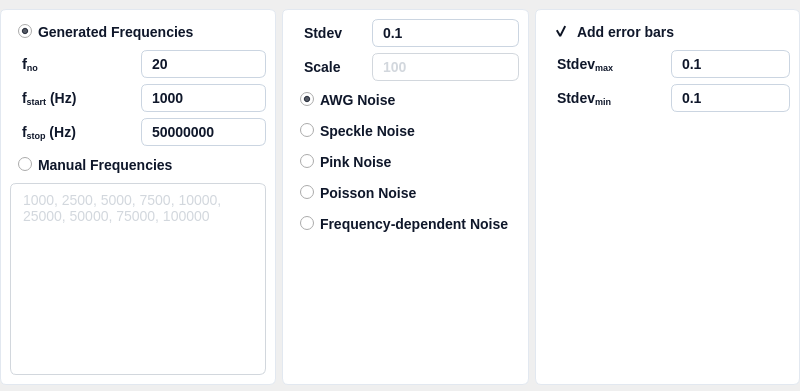
       <widget class="QFrame" name="gridFrame">
        <property name="styleSheet">
         <string notr="true">border: none;</string>
        </property>
        <layout class="QGridLayout" name="gridLayout_2" rowstretch="1" columnstretch="1,0,0">
         <property name="leftMargin">
          <number>0</number>
         </property>
         <property name="topMargin">
          <number>9</number>
         </property>
         <property name="rightMargin">
          <number>0</number>
         </property>
         <property name="bottomMargin">
          <number>6</number>
         </property>
         <item row="0" column="1">
          <widget class="QFrame" name="pyqt5_frame_buffer_group_2">
           <property name="layoutDirection">
            <enum>Qt::LeftToRight</enum>
           </property>
           <property name="autoFillBackground">
            <bool>false</bool>
           </property>
           <property name="styleSheet">
            <string notr="true">box-sizing: border-box;
display: flex;
flex-direction: column;
align-items: flex-start;
gap: 25px;
background: #FFFFFF;
border: 1px solid #E2E8F0; /* slate/200 */
border-radius: 6px;</string>
           </property>
           <property name="frameShape">
            <enum>QFrame::StyledPanel</enum>
           </property>
           <property name="frameShadow">
            <enum>QFrame::Raised</enum>
           </property>
           <layout class="QVBoxLayout" name="verticalLayout_15">
            <property name="spacing">
             <number>6</number>
            </property>
            <property name="leftMargin">
             <number>9</number>
            </property>
            <property name="topMargin">
             <number>9</number>
            </property>
            <property name="rightMargin">
             <number>9</number>
            </property>
            <property name="bottomMargin">
             <number>9</number>
            </property>
            <item>
             <layout class="QHBoxLayout" name="horizontalLayout_28" stretch="1,2">
              <property name="leftMargin">
               <number>0</number>
              </property>
              <property name="topMargin">
               <number>0</number>
              </property>
              <property name="rightMargin">
               <number>0</number>
              </property>
              <property name="bottomMargin">
               <number>0</number>
              </property>
              <item>
               <widget class="QLabel" name="label_22">
                <property name="styleSheet">
                 <string notr="true"> 	border: none;
	color: #0F172A;  /* Text color */
    font-family: 'Segoe UI', sans-serif;  /* Font family */
    font-style: normal;  /* Font style */
    font-weight: 500;  /* Font weight */
    font-size: 14px;  /* Font size */
    line-height: 24px;  /* Line height */
    padding: 4px 8px;  /* Padding */</string>
                </property>
                <property name="text">
                 <string>&lt;html&gt;&lt;head/&gt;&lt;body&gt;&lt;p&gt;Stdev&lt;/p&gt;&lt;/body&gt;&lt;/html&gt;</string>
                </property>
               </widget>
              </item>
              <item>
               <widget class="QLineEdit" name="pyqt5_entry_noise_stdev">
                <property name="enabled">
                 <bool>true</bool>
                </property>
                <property name="maximumSize">
                 <size>
                  <width>200</width>
                  <height>16777215</height>
                 </size>
                </property>
                <property name="styleSheet">
                 <string notr="true">QLineEdit {
    background: #FFFFFF;  /* Default background */
    border: 1px solid #CBD5E1;  /* Default border */
    border-radius: 6px;  /* Rounded corners */
    color: #0F172A;  /* Text color */
    font-family: 'Segoe UI', sans-serif;  /* Font family */
    font-style: normal;  /* Font style */
    font-weight: 500;  /* Font weight */
    font-size: 14px;  /* Font size */
    line-height: 24px;  /* Line height */
    padding: 4px 8px;  /* Padding */
}

/* Disabled State */
QLineEdit:disabled {
    color: #D2D7DD;
    border: 1px solid #D2D7DD;
}
</string>
                </property>
                <property name="text">
                 <string>0.1</string>
                </property>
               </widget>
              </item>
             </layout>
            </item>
            <item>
             <layout class="QHBoxLayout" name="horizontalLayout_30" stretch="1,2">
              <property name="leftMargin">
               <number>0</number>
              </property>
              <property name="topMargin">
               <number>0</number>
              </property>
              <property name="rightMargin">
               <number>0</number>
              </property>
              <property name="bottomMargin">
               <number>0</number>
              </property>
              <item>
               <widget class="QLabel" name="label_24">
                <property name="styleSheet">
                 <string notr="true"> 	border: none;
	color: #0F172A;  /* Text color */
    font-family: 'Segoe UI', sans-serif;  /* Font family */
    font-style: normal;  /* Font style */
    font-weight: 500;  /* Font weight */
    font-size: 14px;  /* Font size */
    line-height: 24px;  /* Line height */
    padding: 4px 8px;  /* Padding */</string>
                </property>
                <property name="text">
                 <string>&lt;html&gt;&lt;head/&gt;&lt;body&gt;&lt;p&gt;Scale&lt;/p&gt;&lt;/body&gt;&lt;/html&gt;</string>
                </property>
               </widget>
              </item>
              <item>
               <widget class="QLineEdit" name="pyqt5_entry_noise_scale">
                <property name="enabled">
                 <bool>false</bool>
                </property>
                <property name="maximumSize">
                 <size>
                  <width>200</width>
                  <height>16777215</height>
                 </size>
                </property>
                <property name="styleSheet">
                 <string notr="true">QLineEdit {
    background: #FFFFFF;  /* Default background */
    border: 1px solid #CBD5E1;  /* Default border */
    border-radius: 6px;  /* Rounded corners */
    color: #0F172A;  /* Text color */
    font-family: 'Segoe UI', sans-serif;  /* Font family */
    font-style: normal;  /* Font style */
    font-weight: 500;  /* Font weight */
    font-size: 14px;  /* Font size */
    line-height: 24px;  /* Line height */
    padding: 4px 8px;  /* Padding */
}

/* Disabled State */
QLineEdit:disabled {
    color: #D2D7DD;
    border: 1px solid #D2D7DD;
}
</string>
                </property>
                <property name="text">
                 <string>100</string>
                </property>
               </widget>
              </item>
             </layout>
            </item>
            <item>
             <widget class="QRadioButton" name="pyqt5_radio_noise_awg">
              <property name="styleSheet">
               <string notr="true">QRadioButton {
    border: none;  /* No border for the radio button */
    color: #0F172A;  /* Text color */
    font-family: 'Segoe UI', sans-serif;  /* Font family */
    font-style: normal;  /* Font style */
    font-weight: 500;  /* Font weight */
    font-size: 14px;  /* Font size */
    line-height: 24px;  /* Line height */
    padding: 4px 8px;  /* Padding around the radio button text */
}

/* Checked state */
QRadioButton::indicator:checked {
	image: url(:/ui/qt/resources/radiobutton/radio_enabled_checked.png);
}

QRadioButton::indicator:unchecked {
   image: url(:/ui/qt/resources/radiobutton/radio_enabled_unchecked.png);
}

/* Disabled State */
QRadioButton:disabled {
    color: #D2D7DD;  /* Text color when disabled */
}

QRadioButton::indicator:disabled {
}
</string>
              </property>
              <property name="text">
               <string>AWG Noise</string>
              </property>
              <property name="checked">
               <bool>true</bool>
              </property>
             </widget>
            </item>
            <item>
             <widget class="QRadioButton" name="pyqt5_radio_noise_speckle">
              <property name="styleSheet">
               <string notr="true">QRadioButton {
    border: none;  /* No border for the radio button */
    color: #0F172A;  /* Text color */
    font-family: 'Segoe UI', sans-serif;  /* Font family */
    font-style: normal;  /* Font style */
    font-weight: 500;  /* Font weight */
    font-size: 14px;  /* Font size */
    line-height: 24px;  /* Line height */
    padding: 4px 8px;  /* Padding around the radio button text */
}

/* Checked state */
QRadioButton::indicator:checked {
	image: url(:/ui/qt/resources/radiobutton/radio_enabled_checked.png);
}

QRadioButton::indicator:unchecked {
   image: url(:/ui/qt/resources/radiobutton/radio_enabled_unchecked.png);
}

/* Disabled State */
QRadioButton:disabled {
    color: #D2D7DD;  /* Text color when disabled */
}

QRadioButton::indicator:disabled {
}
</string>
              </property>
              <property name="text">
               <string>Speckle Noise</string>
              </property>
             </widget>
            </item>
            <item>
             <widget class="QRadioButton" name="pyqt5_radio_noise_pink">
              <property name="styleSheet">
               <string notr="true">QRadioButton {
    border: none;  /* No border for the radio button */
    color: #0F172A;  /* Text color */
    font-family: 'Segoe UI', sans-serif;  /* Font family */
    font-style: normal;  /* Font style */
    font-weight: 500;  /* Font weight */
    font-size: 14px;  /* Font size */
    line-height: 24px;  /* Line height */
    padding: 4px 8px;  /* Padding around the radio button text */
}

/* Checked state */
QRadioButton::indicator:checked {
	image: url(:/ui/qt/resources/radiobutton/radio_enabled_checked.png);
}

QRadioButton::indicator:unchecked {
   image: url(:/ui/qt/resources/radiobutton/radio_enabled_unchecked.png);
}

/* Disabled State */
QRadioButton:disabled {
    color: #D2D7DD;  /* Text color when disabled */
}

QRadioButton::indicator:disabled {
}
</string>
              </property>
              <property name="text">
               <string>Pink Noise</string>
              </property>
             </widget>
            </item>
            <item>
             <widget class="QRadioButton" name="pyqt5_radio_noise_poisson">
              <property name="styleSheet">
               <string notr="true">QRadioButton {
    border: none;  /* No border for the radio button */
    color: #0F172A;  /* Text color */
    font-family: 'Segoe UI', sans-serif;  /* Font family */
    font-style: normal;  /* Font style */
    font-weight: 500;  /* Font weight */
    font-size: 14px;  /* Font size */
    line-height: 24px;  /* Line height */
    padding: 4px 8px;  /* Padding around the radio button text */
}

/* Checked state */
QRadioButton::indicator:checked {
	image: url(:/ui/qt/resources/radiobutton/radio_enabled_checked.png);
}

QRadioButton::indicator:unchecked {
   image: url(:/ui/qt/resources/radiobutton/radio_enabled_unchecked.png);
}

/* Disabled State */
QRadioButton:disabled {
    color: #D2D7DD;  /* Text color when disabled */
}

QRadioButton::indicator:disabled {
}
</string>
              </property>
              <property name="text">
               <string>Poisson Noise</string>
              </property>
             </widget>
            </item>
            <item>
             <widget class="QRadioButton" name="pyqt5_radio_noise_frequency">
              <property name="styleSheet">
               <string notr="true">QRadioButton {
    border: none;  /* No border for the radio button */
    color: #0F172A;  /* Text color */
    font-family: 'Segoe UI', sans-serif;  /* Font family */
    font-style: normal;  /* Font style */
    font-weight: 500;  /* Font weight */
    font-size: 14px;  /* Font size */
    line-height: 24px;  /* Line height */
    padding: 4px 8px;  /* Padding around the radio button text */
}

/* Checked state */
QRadioButton::indicator:checked {
	image: url(:/ui/qt/resources/radiobutton/radio_enabled_checked.png);
}

QRadioButton::indicator:unchecked {
   image: url(:/ui/qt/resources/radiobutton/radio_enabled_unchecked.png);
}

/* Disabled State */
QRadioButton:disabled {
    color: #D2D7DD;  /* Text color when disabled */
}

QRadioButton::indicator:disabled {
}
</string>
              </property>
              <property name="text">
               <string>Frequency-dependent Noise</string>
              </property>
             </widget>
            </item>
            <item>
             <spacer name="verticalSpacer_17">
              <property name="orientation">
               <enum>Qt::Vertical</enum>
              </property>
              <property name="sizeHint" stdset="0">
               <size>
                <width>0</width>
                <height>0</height>
               </size>
              </property>
             </spacer>
            </item>
           </layout>
          </widget>
         </item>
         <item row="0" column="0">
          <widget class="QFrame" name="pyqt5_frame_buffer_group">
           <property name="layoutDirection">
            <enum>Qt::LeftToRight</enum>
           </property>
           <property name="autoFillBackground">
            <bool>false</bool>
           </property>
           <property name="styleSheet">
            <string notr="true">box-sizing: border-box;
display: flex;
flex-direction: column;
align-items: flex-start;
gap: 25px;
background: #FFFFFF;
border: 1px solid #E2E8F0; /* slate/200 */
border-radius: 6px;</string>
           </property>
           <property name="frameShape">
            <enum>QFrame::StyledPanel</enum>
           </property>
           <property name="frameShadow">
            <enum>QFrame::Raised</enum>
           </property>
           <layout class="QVBoxLayout" name="verticalLayout_14">
            <property name="spacing">
             <number>6</number>
            </property>
            <property name="leftMargin">
             <number>9</number>
            </property>
            <property name="topMargin">
             <number>9</number>
            </property>
            <property name="rightMargin">
             <number>9</number>
            </property>
            <property name="bottomMargin">
             <number>9</number>
            </property>
            <item>
             <widget class="QRadioButton" name="pyqt5_radio_frequencies_generated">
              <property name="styleSheet">
               <string notr="true">QRadioButton {
    border: none;  /* No border for the radio button */
    color: #0F172A;  /* Text color */
    font-family: 'Segoe UI', sans-serif;  /* Font family */
    font-style: normal;  /* Font style */
    font-weight: 500;  /* Font weight */
    font-size: 14px;  /* Font size */
    line-height: 24px;  /* Line height */
    padding: 4px 8px;  /* Padding around the radio button text */
}

/* Checked state */
QRadioButton::indicator:checked {
	image: url(:/ui/qt/resources/radiobutton/radio_enabled_checked.png);
}

QRadioButton::indicator:unchecked {
   image: url(:/ui/qt/resources/radiobutton/radio_enabled_unchecked.png);
}

/* Disabled State */
QRadioButton:disabled {
    color: #D2D7DD;  /* Text color when disabled */
}

QRadioButton::indicator:disabled {
}
</string>
              </property>
              <property name="text">
               <string>Generated Frequencies</string>
              </property>
              <property name="checked">
               <bool>true</bool>
              </property>
             </widget>
            </item>
            <item>
             <layout class="QHBoxLayout" name="horizontalLayout_25" stretch="1,1">
              <property name="leftMargin">
               <number>0</number>
              </property>
              <property name="topMargin">
               <number>0</number>
              </property>
              <property name="rightMargin">
               <number>0</number>
              </property>
              <property name="bottomMargin">
               <number>0</number>
              </property>
              <item>
               <widget class="QLabel" name="label_19">
                <property name="styleSheet">
                 <string notr="true"> 	border: none;
	color: #0F172A;  /* Text color */
    font-family: 'Segoe UI', sans-serif;  /* Font family */
    font-style: normal;  /* Font style */
    font-weight: 500;  /* Font weight */
    font-size: 14px;  /* Font size */
    line-height: 24px;  /* Line height */
    padding: 4px 8px;  /* Padding */</string>
                </property>
                <property name="text">
                 <string>&lt;html&gt;&lt;head/&gt;&lt;body&gt;&lt;p&gt;&lt;span style=&quot; font-size:11pt;&quot;&gt;f&lt;/span&gt;&lt;span style=&quot; font-size:11pt; vertical-align:sub;&quot;&gt;no&lt;/span&gt;&lt;/p&gt;&lt;/body&gt;&lt;/html&gt;</string>
                </property>
               </widget>
              </item>
              <item>
               <widget class="QLineEdit" name="pyqt5_entry_frequencies_no">
                <property name="enabled">
                 <bool>true</bool>
                </property>
                <property name="maximumSize">
                 <size>
                  <width>200</width>
                  <height>16777215</height>
                 </size>
                </property>
                <property name="styleSheet">
                 <string notr="true">QLineEdit {
    background: #FFFFFF;  /* Default background */
    border: 1px solid #CBD5E1;  /* Default border */
    border-radius: 6px;  /* Rounded corners */
    color: #0F172A;  /* Text color */
    font-family: 'Segoe UI', sans-serif;  /* Font family */
    font-style: normal;  /* Font style */
    font-weight: 500;  /* Font weight */
    font-size: 14px;  /* Font size */
    line-height: 24px;  /* Line height */
    padding: 4px 8px;  /* Padding */
}

/* Disabled State */
QLineEdit:disabled {
    color: #D2D7DD;
    border: 1px solid #D2D7DD;
}
</string>
                </property>
                <property name="text">
                 <string>20</string>
                </property>
               </widget>
              </item>
             </layout>
            </item>
            <item>
             <layout class="QHBoxLayout" name="horizontalLayout_26" stretch="1,1">
              <property name="leftMargin">
               <number>0</number>
              </property>
              <property name="topMargin">
               <number>0</number>
              </property>
              <property name="rightMargin">
               <number>0</number>
              </property>
              <property name="bottomMargin">
               <number>0</number>
              </property>
              <item>
               <widget class="QLabel" name="label_20">
                <property name="styleSheet">
                 <string notr="true"> 	border: none;
	color: #0F172A;  /* Text color */
    font-family: 'Segoe UI', sans-serif;  /* Font family */
    font-style: normal;  /* Font style */
    font-weight: 500;  /* Font weight */
    font-size: 14px;  /* Font size */
    line-height: 24px;  /* Line height */
    padding: 4px 8px;  /* Padding */</string>
                </property>
                <property name="text">
                 <string>&lt;html&gt;&lt;head/&gt;&lt;body&gt;&lt;p&gt;f&lt;span style=&quot; vertical-align:sub;&quot;&gt;start&lt;/span&gt; (Hz)&lt;/p&gt;&lt;/body&gt;&lt;/html&gt;</string>
                </property>
               </widget>
              </item>
              <item>
               <widget class="QLineEdit" name="pyqt5_entry_frequencies_start">
                <property name="enabled">
                 <bool>true</bool>
                </property>
                <property name="maximumSize">
                 <size>
                  <width>200</width>
                  <height>16777215</height>
                 </size>
                </property>
                <property name="styleSheet">
                 <string notr="true">QLineEdit {
    background: #FFFFFF;  /* Default background */
    border: 1px solid #CBD5E1;  /* Default border */
    border-radius: 6px;  /* Rounded corners */
    color: #0F172A;  /* Text color */
    font-family: 'Segoe UI', sans-serif;  /* Font family */
    font-style: normal;  /* Font style */
    font-weight: 500;  /* Font weight */
    font-size: 14px;  /* Font size */
    line-height: 24px;  /* Line height */
    padding: 4px 8px;  /* Padding */
}

/* Disabled State */
QLineEdit:disabled {
    color: #D2D7DD;
    border: 1px solid #D2D7DD;
}
</string>
                </property>
                <property name="text">
                 <string>1000</string>
                </property>
               </widget>
              </item>
             </layout>
            </item>
            <item>
             <layout class="QHBoxLayout" name="horizontalLayout_29" stretch="1,1">
              <property name="leftMargin">
               <number>0</number>
              </property>
              <property name="topMargin">
               <number>0</number>
              </property>
              <property name="rightMargin">
               <number>0</number>
              </property>
              <property name="bottomMargin">
               <number>0</number>
              </property>
              <item>
               <widget class="QLabel" name="label_23">
                <property name="styleSheet">
                 <string notr="true"> 	border: none;
	color: #0F172A;  /* Text color */
    font-family: 'Segoe UI', sans-serif;  /* Font family */
    font-style: normal;  /* Font style */
    font-weight: 500;  /* Font weight */
    font-size: 14px;  /* Font size */
    line-height: 24px;  /* Line height */
    padding: 4px 8px;  /* Padding */</string>
                </property>
                <property name="text">
                 <string>&lt;html&gt;&lt;head/&gt;&lt;body&gt;&lt;p&gt;f&lt;span style=&quot; vertical-align:sub;&quot;&gt;stop&lt;/span&gt; (Hz)&lt;/p&gt;&lt;/body&gt;&lt;/html&gt;</string>
                </property>
               </widget>
              </item>
              <item>
               <widget class="QLineEdit" name="pyqt5_entry_frequencies_stop">
                <property name="enabled">
                 <bool>true</bool>
                </property>
                <property name="maximumSize">
                 <size>
                  <width>200</width>
                  <height>16777215</height>
                 </size>
                </property>
                <property name="styleSheet">
                 <string notr="true">QLineEdit {
    background: #FFFFFF;  /* Default background */
    border: 1px solid #CBD5E1;  /* Default border */
    border-radius: 6px;  /* Rounded corners */
    color: #0F172A;  /* Text color */
    font-family: 'Segoe UI', sans-serif;  /* Font family */
    font-style: normal;  /* Font style */
    font-weight: 500;  /* Font weight */
    font-size: 14px;  /* Font size */
    line-height: 24px;  /* Line height */
    padding: 4px 8px;  /* Padding */
}

/* Disabled State */
QLineEdit:disabled {
    color: #D2D7DD;
    border: 1px solid #D2D7DD;
}
</string>
                </property>
                <property name="text">
                 <string>50000000</string>
                </property>
               </widget>
              </item>
             </layout>
            </item>
            <item>
             <widget class="QRadioButton" name="pyqt5_radio_frequencies_manual">
              <property name="styleSheet">
               <string notr="true">QRadioButton {
    border: none;  /* No border for the radio button */
    color: #0F172A;  /* Text color */
    font-family: 'Segoe UI', sans-serif;  /* Font family */
    font-style: normal;  /* Font style */
    font-weight: 500;  /* Font weight */
    font-size: 14px;  /* Font size */
    line-height: 24px;  /* Line height */
    padding: 4px 8px;  /* Padding around the radio button text */
}

/* Checked state */
QRadioButton::indicator:checked {
	image: url(:/ui/qt/resources/radiobutton/radio_enabled_checked.png);
}

QRadioButton::indicator:unchecked {
   image: url(:/ui/qt/resources/radiobutton/radio_enabled_unchecked.png);
}

/* Disabled State */
QRadioButton:disabled {
    color: #D2D7DD;  /* Text color when disabled */
}

QRadioButton::indicator:disabled {
}
</string>
              </property>
              <property name="text">
               <string>Manual Frequencies</string>
              </property>
             </widget>
            </item>
            <item>
             <widget class="QTextEdit" name="pyqt5_entry_frequencies_manual">
              <property name="enabled">
               <bool>false</bool>
              </property>
              <property name="styleSheet">
               <string notr="true">QTextEdit {
    background: #FFFFFF;  /* Default background */
    border: 1px solid #CBD5E1;  /* Default border */
    border-radius: 6px;  /* Rounded corners */
    color: #0F172A;  /* Text color */
    font-family: 'Segoe UI', sans-serif;  /* Font family */
    font-style: normal;  /* Font style */
    font-weight: 500;  /* Font weight */
    font-size: 14px;  /* Font size */
    line-height: 24px;  /* Line height */
    padding: 4px 8px;  /* Padding */
}

/* Disabled State */
QTextEdit:disabled {
    color: #D2D7DD;
    border: 1px solid #D2D7DD;
}
</string>
              </property>
              <property name="verticalScrollBarPolicy">
               <enum>Qt::ScrollBarAlwaysOff</enum>
              </property>
              <property name="horizontalScrollBarPolicy">
               <enum>Qt::ScrollBarAlwaysOff</enum>
              </property>
              <property name="html">
               <string>&lt;!DOCTYPE HTML PUBLIC &quot;-//W3C//DTD HTML 4.0//EN&quot; &quot;http://www.w3.org/TR/REC-html40/strict.dtd&quot;&gt;
&lt;html&gt;&lt;head&gt;&lt;meta name=&quot;qrichtext&quot; content=&quot;1&quot; /&gt;&lt;style type=&quot;text/css&quot;&gt;
p, li { white-space: pre-wrap; }
&lt;/style&gt;&lt;/head&gt;&lt;body style=&quot; font-family:'Segoe UI','sans-serif'; font-size:14px; font-weight:496; font-style:normal;&quot;&gt;
&lt;p style=&quot; margin-top:0px; margin-bottom:0px; margin-left:0px; margin-right:0px; -qt-block-indent:0; text-indent:0px;&quot;&gt;&lt;span style=&quot; font-size:14px;&quot;&gt;1000, 2500, 5000, 7500, 10000, 25000, 50000, 75000, 100000&lt;/span&gt;&lt;/p&gt;
&lt;p style=&quot;-qt-paragraph-type:empty; margin-top:0px; margin-bottom:0px; margin-left:0px; margin-right:0px; -qt-block-indent:0; text-indent:0px;&quot;&gt;&lt;br /&gt;&lt;/p&gt;
&lt;p style=&quot;-qt-paragraph-type:empty; margin-top:0px; margin-bottom:0px; margin-left:0px; margin-right:0px; -qt-block-indent:0; text-indent:0px;&quot;&gt;&lt;br /&gt;&lt;/p&gt;&lt;/body&gt;&lt;/html&gt;</string>
              </property>
             </widget>
            </item>
           </layout>
          </widget>
         </item>
         <item row="0" column="2">
          <widget class="QFrame" name="pyqt5_frame_buffer_group_3">
           <property name="layoutDirection">
            <enum>Qt::LeftToRight</enum>
           </property>
           <property name="autoFillBackground">
            <bool>false</bool>
           </property>
           <property name="styleSheet">
            <string notr="true">box-sizing: border-box;
display: flex;
flex-direction: column;
align-items: flex-start;
gap: 25px;
background: #FFFFFF;
border: 1px solid #E2E8F0; /* slate/200 */
border-radius: 6px;</string>
           </property>
           <property name="frameShape">
            <enum>QFrame::StyledPanel</enum>
           </property>
           <property name="frameShadow">
            <enum>QFrame::Raised</enum>
           </property>
           <layout class="QVBoxLayout" name="verticalLayout_16">
            <property name="spacing">
             <number>6</number>
            </property>
            <property name="leftMargin">
             <number>9</number>
            </property>
            <property name="topMargin">
             <number>9</number>
            </property>
            <property name="rightMargin">
             <number>9</number>
            </property>
            <property name="bottomMargin">
             <number>9</number>
            </property>
            <item>
             <widget class="QCheckBox" name="pyqt5_checkbox_errorbars_generate">
              <property name="styleSheet">
               <string notr="true">/* Default State */
QCheckBox {
    border: none;
    background: transparent;  /* Ghost button with no background */
    color: #0F172A;  /* Text color */
    border-radius: 6px;  /* Rounded corners */
    font-family: 'Segoe UI', sans-serif;  /* Font family */
    font-style: normal;  /* Font style */
    font-weight: 500;  /* Font weight */
    font-size: 14px;  /* Font size */
    line-height: 24px;  /* Line height */
    padding: 4px 8px;  /* Padding */
}

/* Customize the checkbox indicator */
QCheckBox::indicator {
    width: 16px;
    height: 16px;
}

QCheckBox::indicator:unchecked {
	image: url(:/ui/qt/resources/checkbox/chckbox_unchecked.png);  /* Unchecked icon */
}

QCheckBox::indicator:checked {
   image: url(:/ui/qt/resources/checkbox/chckbox_checked.png);  /* Checked icon */
}

/* Align text and checkbox indicator */
QCheckBox {
    spacing: 8px;  /* Space between checkbox and text */
}</string>
              </property>
              <property name="text">
               <string>Add error bars</string>
              </property>
              <property name="checked">
               <bool>true</bool>
              </property>
             </widget>
            </item>
            <item>
             <layout class="QHBoxLayout" name="horizontalLayout_31" stretch="1,1">
              <property name="leftMargin">
               <number>0</number>
              </property>
              <property name="topMargin">
               <number>0</number>
              </property>
              <property name="rightMargin">
               <number>0</number>
              </property>
              <property name="bottomMargin">
               <number>0</number>
              </property>
              <item>
               <widget class="QLabel" name="label_25">
                <property name="styleSheet">
                 <string notr="true"> 	border: none;
	color: #0F172A;  /* Text color */
    font-family: 'Segoe UI', sans-serif;  /* Font family */
    font-style: normal;  /* Font style */
    font-weight: 500;  /* Font weight */
    font-size: 14px;  /* Font size */
    line-height: 24px;  /* Line height */
    padding: 4px 8px;  /* Padding */</string>
                </property>
                <property name="text">
                 <string>&lt;html&gt;&lt;head/&gt;&lt;body&gt;&lt;p&gt;Stdev&lt;span style=&quot; vertical-align:sub;&quot;&gt;max&lt;/span&gt;&lt;/p&gt;&lt;/body&gt;&lt;/html&gt;</string>
                </property>
               </widget>
              </item>
              <item>
               <widget class="QLineEdit" name="pyqt5_entry_errorbars_stdev_max">
                <property name="enabled">
                 <bool>true</bool>
                </property>
                <property name="maximumSize">
                 <size>
                  <width>200</width>
                  <height>16777215</height>
                 </size>
                </property>
                <property name="styleSheet">
                 <string notr="true">QLineEdit {
    background: #FFFFFF;  /* Default background */
    border: 1px solid #CBD5E1;  /* Default border */
    border-radius: 6px;  /* Rounded corners */
    color: #0F172A;  /* Text color */
    font-family: 'Segoe UI', sans-serif;  /* Font family */
    font-style: normal;  /* Font style */
    font-weight: 500;  /* Font weight */
    font-size: 14px;  /* Font size */
    line-height: 24px;  /* Line height */
    padding: 4px 8px;  /* Padding */
}

/* Disabled State */
QLineEdit:disabled {
    color: #D2D7DD;
    border: 1px solid #D2D7DD;
}
</string>
                </property>
                <property name="text">
                 <string>0.1</string>
                </property>
               </widget>
              </item>
             </layout>
            </item>
            <item>
             <layout class="QHBoxLayout" name="horizontalLayout_32" stretch="1,1">
              <property name="leftMargin">
               <number>0</number>
              </property>
              <property name="topMargin">
               <number>0</number>
              </property>
              <property name="rightMargin">
               <number>0</number>
              </property>
              <property name="bottomMargin">
               <number>0</number>
              </property>
              <item>
               <widget class="QLabel" name="label_26">
                <property name="styleSheet">
                 <string notr="true"> 	border: none;
	color: #0F172A;  /* Text color */
    font-family: 'Segoe UI', sans-serif;  /* Font family */
    font-style: normal;  /* Font style */
    font-weight: 500;  /* Font weight */
    font-size: 14px;  /* Font size */
    line-height: 24px;  /* Line height */
    padding: 4px 8px;  /* Padding */</string>
                </property>
                <property name="text">
                 <string>&lt;html&gt;&lt;head/&gt;&lt;body&gt;&lt;p&gt;Stdev&lt;span style=&quot; vertical-align:sub;&quot;&gt;min&lt;/span&gt;&lt;/p&gt;&lt;/body&gt;&lt;/html&gt;</string>
                </property>
               </widget>
              </item>
              <item>
               <widget class="QLineEdit" name="pyqt5_entry_errorbars_stdev_min">
                <property name="enabled">
                 <bool>true</bool>
                </property>
                <property name="maximumSize">
                 <size>
                  <width>200</width>
                  <height>16777215</height>
                 </size>
                </property>
                <property name="styleSheet">
                 <string notr="true">QLineEdit {
    background: #FFFFFF;  /* Default background */
    border: 1px solid #CBD5E1;  /* Default border */
    border-radius: 6px;  /* Rounded corners */
    color: #0F172A;  /* Text color */
    font-family: 'Segoe UI', sans-serif;  /* Font family */
    font-style: normal;  /* Font style */
    font-weight: 500;  /* Font weight */
    font-size: 14px;  /* Font size */
    line-height: 24px;  /* Line height */
    padding: 4px 8px;  /* Padding */
}

/* Disabled State */
QLineEdit:disabled {
    color: #D2D7DD;
    border: 1px solid #D2D7DD;
}
</string>
                </property>
                <property name="text">
                 <string>0.1</string>
                </property>
               </widget>
              </item>
             </layout>
            </item>
            <item>
             <spacer name="verticalSpacer_2">
              <property name="orientation">
               <enum>Qt::Vertical</enum>
              </property>
              <property name="sizeHint" stdset="0">
               <size>
                <width>20</width>
                <height>40</height>
               </size>
              </property>
             </spacer>
            </item>
           </layout>
          </widget>
         </item>
        </layout>
       </widget>
